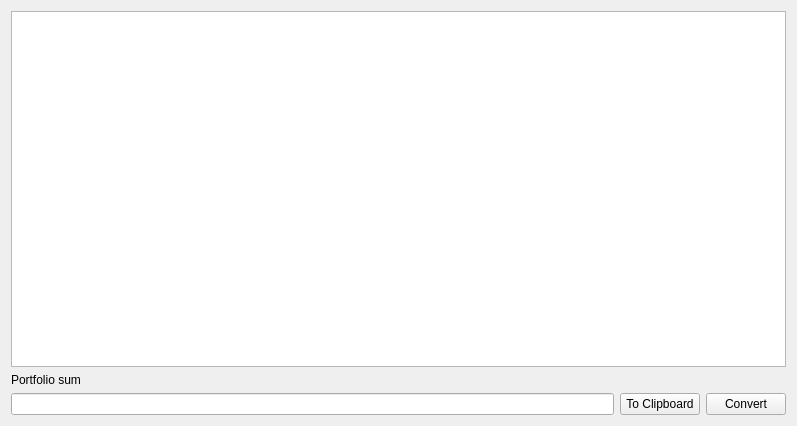
<?xml version="1.0" encoding="UTF-8"?>
<ui version="4.0">
 <class>PortfolioWidget</class>
 <widget class="QWidget" name="PortfolioWidget">
  <property name="geometry">
   <rect>
    <x>0</x>
    <y>0</y>
    <width>797</width>
    <height>426</height>
   </rect>
  </property>
  <property name="windowTitle">
   <string>Form</string>
  </property>
  <layout class="QVBoxLayout" name="verticalLayout">
   <item>
    <widget class="QTableView" name="tableView"/>
   </item>
   <item>
    <widget class="QLabel" name="label">
     <property name="text">
      <string>Portfolio sum</string>
     </property>
    </widget>
   </item>
   <item>
    <layout class="QHBoxLayout" name="horizontalLayout">
     <item>
      <widget class="QLineEdit" name="sumTextEdit">
       <property name="readOnly">
        <bool>true</bool>
       </property>
      </widget>
     </item>
     <item>
      <widget class="QPushButton" name="clipBoardButton">
       <property name="text">
        <string>To Clipboard</string>
       </property>
      </widget>
     </item>
     <item>
      <widget class="QPushButton" name="convertButton">
       <property name="text">
        <string>Convert</string>
       </property>
      </widget>
     </item>
    </layout>
   </item>
  </layout>
 </widget>
 <resources/>
 <connections/>
</ui>
